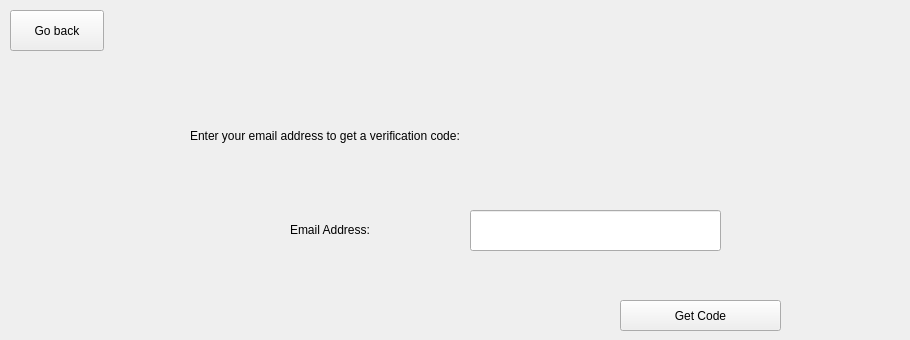
      <widget class="QWidget" name="new_credentials">
       <widget class="QLabel" name="label_21">
        <property name="geometry">
         <rect>
          <x>190</x>
          <y>110</y>
          <width>711</width>
          <height>51</height>
         </rect>
        </property>
        <property name="styleSheet">
         <string notr="true">font: 21pt &quot;Times New Roman&quot;;</string>
        </property>
        <property name="text">
         <string>Enter your email address to get a verification code:</string>
        </property>
       </widget>
       <widget class="QLineEdit" name="email_code">
        <property name="geometry">
         <rect>
          <x>470</x>
          <y>210</y>
          <width>251</width>
          <height>41</height>
         </rect>
        </property>
        <property name="styleSheet">
         <string notr="true">font: 12pt &quot;Times New Roman&quot;;</string>
        </property>
       </widget>
       <widget class="QLabel" name="label_12">
        <property name="geometry">
         <rect>
          <x>290</x>
          <y>220</y>
          <width>121</width>
          <height>20</height>
         </rect>
        </property>
        <property name="styleSheet">
         <string notr="true">font: 12pt &quot;Times New Roman&quot;;</string>
        </property>
        <property name="text">
         <string>Email Address:</string>
        </property>
       </widget>
       <widget class="QPushButton" name="get_code">
        <property name="geometry">
         <rect>
          <x>620</x>
          <y>300</y>
          <width>161</width>
          <height>31</height>
         </rect>
        </property>
        <property name="styleSheet">
         <string notr="true">QPushButton#get_code {
font: 12pt &quot;Times New Roman&quot;;
min-width: 80px;
}
QPushButton#get_code:pressed {
    background-color: rgb(224, 224, 224);
    border-style: inset;
}</string>
        </property>
        <property name="text">
         <string>Get Code</string>
        </property>
       </widget>
       <widget class="QPushButton" name="back_4">
        <property name="geometry">
         <rect>
          <x>10</x>
          <y>10</y>
          <width>94</width>
          <height>41</height>
         </rect>
        </property>
        <property name="styleSheet">
         <string notr="true">QPushButton#back_4 {
font: 12pt &quot;Times New Roman&quot;;
min-width: 80px;
}
QPushButton#back_4:pressed {
    background-color: rgb(224, 224, 224);
    border-style: inset;
}</string>
        </property>
        <property name="text">
         <string>Go back</string>
        </property>
       </widget>
      </widget>
